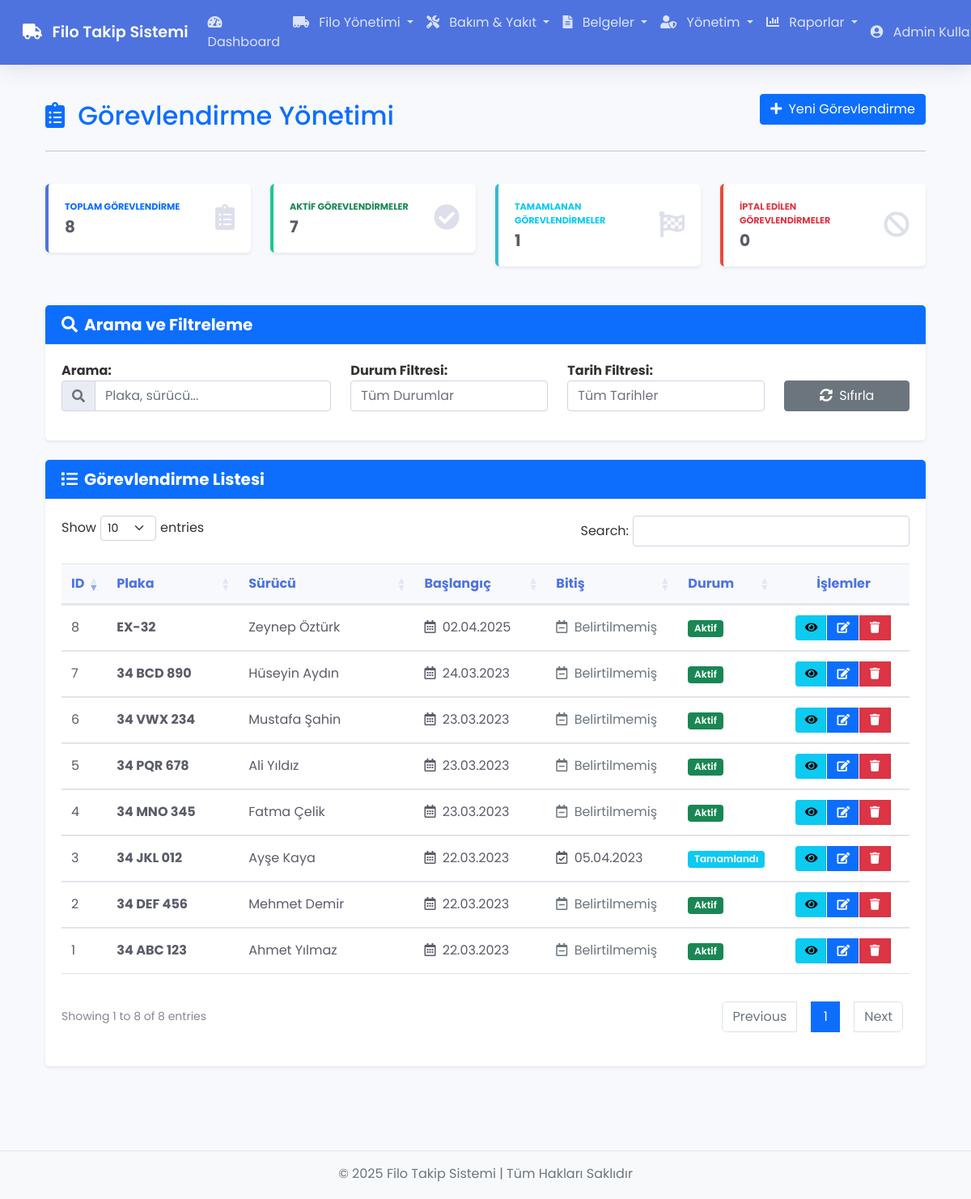
Screenshot of /assignments (signed in) with the database file from the repository.
### tables this page shows
CREATE TABLE `vehicle_assignments` (
  `id` int(11) NOT NULL,
  `vehicle_id` int(11) NOT NULL,
  `driver_id` int(11) NOT NULL,
  `start_date` date NOT NULL,
  `end_date` date DEFAULT NULL,
  `status` enum('Aktif','Tamamlandı','İptal') NOT NULL DEFAULT 'Aktif',
  `notes` text DEFAULT NULL,
  `created_at` timestamp NOT NULL DEFAULT current_timestamp()
);

CREATE TABLE `vehicles` (
  `id` int(11) NOT NULL,
  `plate_number` varchar(20) NOT NULL,
  `brand` varchar(100) NOT NULL,
  `model` varchar(100) NOT NULL,
  `year` int(11) DEFAULT NULL,
  `company_id` int(11) DEFAULT NULL,
  `vehicle_type` enum('Otomobil','Kamyonet','Kamyon','Otobüs') NOT NULL,
  `status` enum('Aktif','Pasif','Bakımda') NOT NULL DEFAULT 'Aktif',
  `created_at` timestamp NOT NULL DEFAULT current_timestamp()
);

### app/controllers/Assignments.php (called while the page is built, shortened)
<?php
class Assignments extends Controller {
    private $assignmentModel;
    public function __construct() {
        $this->assignmentModel = $this->model('Assignment');
    }
    public function index() {
        $assignments = $this->assignmentModel->getAssignments();
        $data = [
            'assignments' => $assignments,
            'title' => 'Görevlendirme Listesi'
        ];
        $this->view('assignments/index', $data);
    }
}

### app/core/App.php (called while the page is built, shortened)
<?php
class App {
    protected $currentMethod = 'index';
    public function __construct() {
        $url = $this->getUrl();
        if(isset($url[0]) && file_exists('app/controllers/' . ucwords($url[0]) . '.php')) {
            unset($url[0]);
        }
        $this->currentController = new $this->currentController;
        $this->params = $url ? array_values($url) : [];
        try {
            call_user_func_array([$this->currentController, $this->currentMethod], $this->params);
        } catch (ArgumentCountError $e) {
            error_log('Parametre hatası: ' . $e->getMessage());
            $this->show404();
        } catch (Error $e) {
            error_log('Uygulama hatası: ' . $e->getMessage());
            include 'app/views/errors/500.php';
        } catch (Exception $e) {
            error_log('Uygulama istisnası: ' . $e->getMessage());
            include 'app/views/errors/500.php';
        }
    }
    public function getUrl() {
        if(isset($_GET['url'])) {
            $url = rtrim($_GET['url'], '/');
            $url = filter_var($url, FILTER_SANITIZE_URL);
            $url = explode('/', $url);
            return $url;
        }
        return [];
    }
}

### index.php (called while the page is built, shortened)
<?php
require_once 'app/helpers/session_helper.php';
require_once 'app/core/App.php';
require_once 'app/core/Database.php';
$app = new App;

### app/core/Database.php (called while the page is built, shortened)
<?php
class Database {
    private $host = DB_HOST;
    private $user = DB_USER;
    private $pass = DB_PASS;
    private $dbname = DB_NAME;
    private $dbh;
    private $stmt;
    public function __construct() {
        $dsn = 'mysql:host=' . $this->host . ';dbname=' . $this->dbname . ';charset=utf8';
        $options = array(
            PDO::ATTR_PERSISTENT => true,
            PDO::ATTR_ERRMODE => PDO::ERRMODE_EXCEPTION,
            PDO::ATTR_DEFAULT_FETCH_MODE => PDO::FETCH_OBJ,
            PDO::ATTR_EMULATE_PREPARES => false
        );
        try {
            $this->dbh = new PDO($dsn, $this->user, $this->pass, $options);
        } catch(PDOException $e) {
            $this->error = $e->getMessage();
            echo $this->error;
        }
    }
    public function query($sql) {
        $this->stmt = $this->dbh->prepare($sql);
    }
    public function execute() {
        return $this->stmt->execute();
    }
    public function resultSet() {
        $this->execute();
        return $this->stmt->fetchAll();
    }
}

### app/models/Assignment.php (called while the page is built, shortened)
<?php
class Assignment {
    private $db;
    public function __construct() {
        $this->db = new Database;
    }
    public function getAssignments() {
        $this->db->query('SELECT va.*, v.plate_number, v.brand, v.model,
                           CONCAT(d.name, " ", d.surname) as driver_name
                           FROM vehicle_assignments va
                           JOIN vehicles v ON va.vehicle_id = v.id
                           JOIN drivers d ON va.driver_id = d.id
                           ORDER BY va.created_at DESC');
        $results = $this->db->resultSet();
        return $results;
    }
}

### app/helpers/session_helper.php (called while the page is built, shortened)
<?php
function isAdmin() {
    if(isset($_SESSION['user_role']) && $_SESSION['user_role'] === 'admin') {
        return true;
    } else {
        return false;
    }
}

### app/views/assignments/index.php (the view, shortened to what this page needs)
<?php require APPROOT . '/views/inc/header.php'; ?>
<div class="container-fluid px-4">
    <div class="row mb-4">
        <div class="col-md-12">
            <div class="d-flex justify-content-between align-items-center">
                <h2 class="mt-4 text-primary">
                    <i class="fas fa-clipboard-list me-2"></i> Görevlendirme Yönetimi
                </h2>
                <div>
                    <a href="<?php echo URLROOT; ?>/assignments/add" class="btn btn-primary">
                        <i class="fas fa-plus me-1"></i> Yeni Görevlendirme
                    </a>
                </div>
            </div>
            <hr class="bg-primary">
        </div>
    </div>
    <div class="row mb-4">
        <?php
        $activeCount = 0;
        $completedCount = 0;
        $canceledCount = 0;
        foreach($data['assignments'] as $assignment) {
            if($assignment->status == 'Aktif') $activeCount++;
            elseif($assignment->status == 'Tamamlandı') $completedCount++;
            elseif($assignment->status == 'İptal') $canceledCount++;
        }
        $totalCount = count($data['assignments']);
        ?>
        <div class="col-xl-3 col-md-6">
            <div class="card border-left-primary shadow-sm mb-4">
                <div class="card-body">
                    <div class="row no-gutters align-items-center">
                        <div class="col mr-2">
                            <div class="text-xs font-weight-bold text-primary text-uppercase mb-1">
                                Toplam Görevlendirme</div>
                            <div class="h5 mb-0 font-weight-bold text-gray-800"><?php echo $totalCount; ?></div>
                        </div>
                        <div class="col-auto">
                            <i class="fas fa-clipboard-list fa-2x text-gray-300"></i>
                        </div>
                    </div>
                </div>
            </div>
        </div>
        <div class="col-xl-3 col-md-6">
            <div class="card border-left-success shadow-sm mb-4">
                <div class="card-body">
                    <div class="row no-gutters align-items-center">
                        <div class="col mr-2">
                            <div class="text-xs font-weight-bold text-success text-uppercase mb-1">
                                Aktif Görevlendirmeler</div>
                            <div class="h5 mb-0 font-weight-bold text-gray-800"><?php echo $activeCount; ?></div>
                        </div>
                        <div class="col-auto">
                            <i class="fas fa-check-circle fa-2x text-gray-300"></i>
                        </div>
                    </div>
                </div>
            </div>
        </div>
        <div class="col-xl-3 col-md-6">
            <div class="card border-left-info shadow-sm mb-4">
                <div class="card-body">
                    <div class="row no-gutters align-items-center">
                        <div class="col mr-2">
                            <div class="text-xs font-weight-bold text-info text-uppercase mb-1">
                                Tamamlanan Görevlendirmeler</div>
                            <div class="h5 mb-0 font-weight-bold text-gray-800"><?php echo $completedCount; ?></div>
                        </div>
                        <div class="col-auto">
                            <i class="fas fa-flag-checkered fa-2x text-gray-300"></i>
                        </div>
                    </div>
                </div>
            </div>
        </div>
        <div class="col-xl-3 col-md-6">
            <div class="card border-left-danger shadow-sm mb-4">
                <div class="card-body">
                    <div class="row no-gutters align-items-center">
                        <div class="col mr-2">
                            <div class="text-xs font-weight-bold text-danger text-uppercase mb-1">
                                İptal Edilen Görevlendirmeler</div>
                            <div class="h5 mb-0 font-weight-bold text-gray-800"><?php echo $canceledCount; ?></div>
                        </div>
                        <div class="col-auto">
                            <i class="fas fa-ban fa-2x text-gray-300"></i>
                        </div>
                    </div>
                </div>
            </div>
        </div>
    </div>
    <div class="card mb-4 shadow-sm">
        <div class="card-header bg-primary text-white">
            <h5 class="m-0 font-weight-bold"><i class="fas fa-search me-2"></i>Arama ve Filtreleme</h5>
        </div>
        <div class="card-body">
            <div class="row">
                <div class="col-md-4 mb-3">
                    <label for="searchInput"><strong>Arama:</strong></label>
                    <div class="input-group">
                        <span class="input-group-text"><i class="fas fa-search"></i></span>
                        <input type="text" class="form-control" id="searchInput" placeholder="Plaka, sürücü...">
                    </div>
                </div>
                <div class="col-md-3 mb-3">
                    <label for="statusFilter"><strong>Durum Filtresi:</strong></label>
                    <select class="form-control" id="statusFilter">
                        <option value="">Tüm Durumlar</option>
                    </select>
                </div>
                <div class="col-md-3 mb-3">
                    <label for="dateFilter"><strong>Tarih Filtresi:</strong></label>
                    <select class="form-control" id="dateFilter">
                        <option value="">Tüm Tarihler</option>
                    </select>
                </div>
                <div class="col-md-2 mb-3">
                    <label class="d-block">&nbsp;</label>
                    <button id="resetFilters" class="btn btn-secondary w-100">
                        <i class="fas fa-sync-alt me-1"></i> Sıfırla
                    </button>
                </div>
            </div>
        </div>
    </div>
    <div class="card shadow-sm mb-4">
        <div class="card-header bg-primary text-white">
            <h5 class="m-0 font-weight-bold"><i class="fas fa-list me-2"></i>Görevlendirme Listesi</h5>
        </div>
        <div class="card-body">
            <div class="table-responsive">
                <table class="table table-hover" id="assignmentsTable" width="100%" cellspacing="0">
                    <thead class="table-light">
                        <tr>
                            <th>ID</th>
                            <th>Plaka</th>
                            <th>Sürücü</th>
                            <th>Başlangıç</th>
                            <th>Bitiş</th>
                            <th>Durum</th>
                            <th>İşlemler</th>
                        </tr>
                    </thead>
                    <tbody>
                        <?php if(empty($data['assignments'])): ?>
                            <tr>
                                <td colspan="7" class="text-center py-4">
                                    <div class="alert alert-info mb-0">
                                        <i class="fas fa-info-circle me-2"></i>Henüz görevlendirme bulunmuyor
                                    </div>
                                </td>
                            </tr>
                        <?php else: ?>
                            <?php foreach($data['assignments'] as $assignment) : ?>
                                <tr>
                                    <td><?php echo $assignment->id; ?></td>
                                    <td><strong><?php echo $assignment->plate_number; ?></strong></td>
                                    <td><?php echo $assignment->driver_name; ?></td>
                                    <td><i class="far fa-calendar-alt me-1"></i> <?php echo date('d.m.Y', strtotime($assignment->start_date)); ?></td>
                                    <td>
                                        <?php if($assignment->end_date): ?>
                                            <i class="far fa-calendar-check me-1"></i> <?php echo date('d.m.Y', strtotime($assignment->end_date)); ?>
                                        <?php else: ?>
                                            <span class="text-muted"><i class="far fa-calendar-minus me-1"></i> Belirtilmemiş</span>
                                        <?php endif; ?>
                                    </td>
                                    <td>
                                        <?php if($assignment->status == 'Aktif'): ?>
                                            <span class="badge bg-success text-white">Aktif</span>
                                        <?php elseif($assignment->status == 'Tamamlandı'): ?>
                                            <span class="badge bg-info text-white">Tamamlandı</span>
                                        <?php elseif($assignment->status == 'İptal'): ?>
                                            <span class="badge bg-danger text-white">İptal</span>
                                        <?php else: ?>
                                            <span class="badge bg-secondary text-white"><?php echo $assignment->status; ?></span>
                                        <?php endif; ?>
                                    </td>
                                    <td>
                                        <div class="btn-group">
                                            <a href="<?php echo URLROOT; ?>/assignments/show/<?php echo $assignment->id; ?>" class="btn btn-sm btn-info" data-bs-toggle="tooltip" title="Görüntüle">
                                                <i class="fas fa-eye"></i>
                                            </a>
                                            <a href="<?php echo URLROOT; ?>/assignments/edit/<?php echo $assignment->id; ?>" class="btn btn-sm btn-primary" data-bs-toggle="tooltip" title="Düzenle">
                                                <i class="fas fa-edit"></i>
                                            </a>
                                            <?php if(isAdmin()): ?>
                                                <button type="button" class="btn btn-sm btn-danger" data-bs-toggle="modal" data-bs-target="#deleteModal<?php echo $assignment->id; ?>" data-bs-toggle="tooltip" title="Sil">
                                                    <i class="fas fa-trash"></i>
                                                </button>
                                            <?php endif; ?>
                                        </div>
                                    </td>
                                </tr>
                            <?php endforeach; ?>
                        <?php endif; ?>
                    </tbody>
                </table>
            </div>
        </div>
    </div>
</div>
<?php require APPROOT . '/views/inc/footer.php'; ?>

### rows the page displays
vehicle_assignments: id "8", vehicle.plate_number "EX-32", driver_name "Zeynep Öztürk", start_date "02.04.2025", shows "Belirtilmemiş", status "Aktif"
vehicle_assignments: id "7", vehicle.plate_number "34 BCD 890", driver_name "Hüseyin Aydın", start_date "24.03.2023", shows "Belirtilmemiş", status "Aktif"
vehicle_assignments: id "6", vehicle.plate_number "34 VWX 234", driver_name "Mustafa Şahin", start_date "23.03.2023", shows "Belirtilmemiş", status "Aktif"
vehicle_assignments: id "5", vehicle.plate_number "34 PQR 678", driver_name "Ali Yıldız", start_date "23.03.2023", shows "Belirtilmemiş", status "Aktif"
vehicle_assignments: id "4", vehicle.plate_number "34 MNO 345", driver_name "Fatma Çelik", start_date "23.03.2023", shows "Belirtilmemiş", status "Aktif"
vehicle_assignments: id "3", vehicle.plate_number "34 JKL 012", driver_name "Ayşe Kaya", start_date "22.03.2023", end_date "05.04.2023", status "Tamamlandı"
vehicle_assignments: id "2", vehicle.plate_number "34 DEF 456", driver_name "Mehmet Demir", start_date "22.03.2023", shows "Belirtilmemiş", status "Aktif"
vehicle_assignments: id "1", vehicle.plate_number "34 ABC 123", driver_name "Ahmet Yılmaz", start_date "22.03.2023", shows "Belirtilmemiş", status "Aktif"

### other values shown
SITENAME "Filo Takip Sistemi"
$_SESSION['user_name'] "Admin…"
$totalCount "8"
$activeCount "7"
$completedCount "1"
$canceledCount "0"
